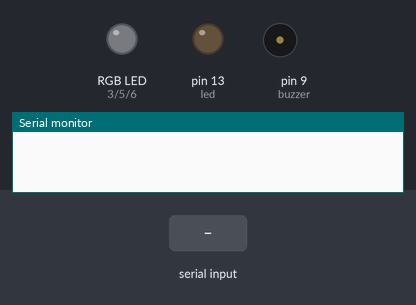
Simulated run of this sketch. Board: Arduino Uno, built with avr-gcc and run on an emulated ATmega328P. On the bench: an RGB LED mixed from three pins (HIGH = lit), output pins drawn as LEDs (lit = HIGH), buzzer (waves = sounding, pin HIGH), the last lines printed to the serial monitor. Inputs (shaded band) come from the test bench. Dim RGB values are drawn brighter than linear.

Above: at 1.2 s.
1.3 s: "RGB,1\n" received over Serial
At 2.5 s:
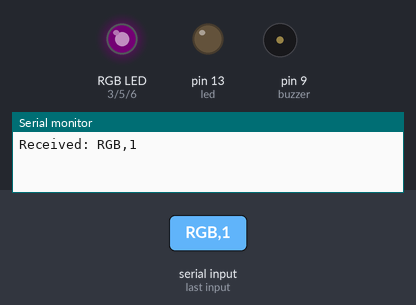
2.8 s: "LED,on\n" received over Serial
At 3.7 s:
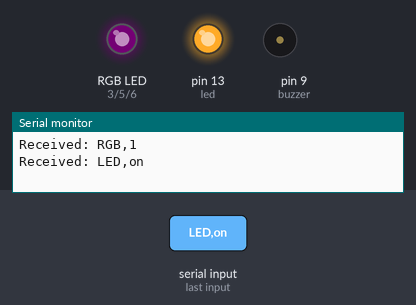
4.3 s: "RGB\n" received over Serial
At 4.7 s:
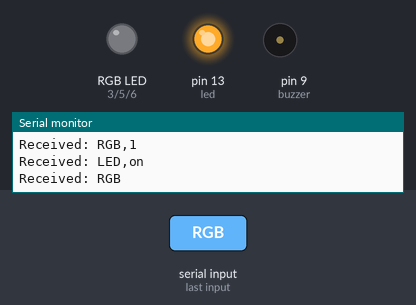
5.8 s: "BUZ,beep\n" received over Serial
At 6.6 s:
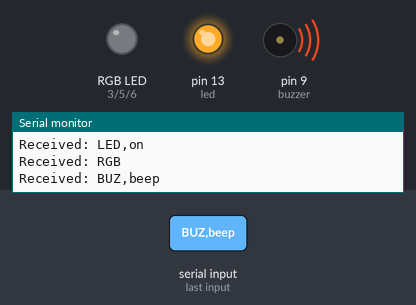
8.3 s: "RGB,150\n" received over Serial
At 9.1 s:
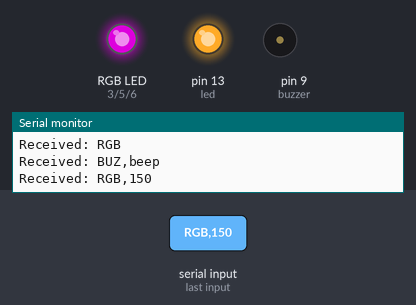
9.8 s: "LED,off\n" received over Serial
At 10.3 s:
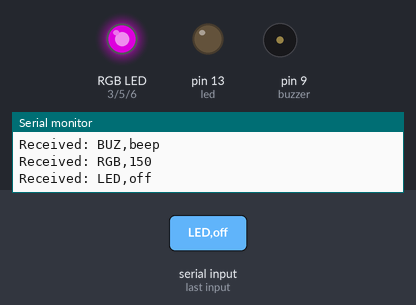
Timing chart, 0 to 12.3 s (numbered marks = the images above; inputs shaded):
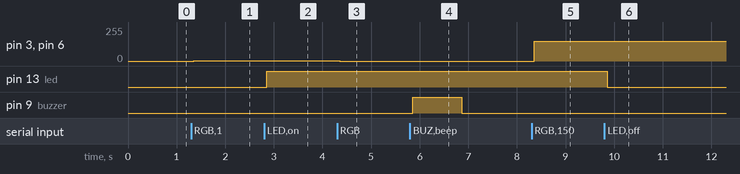

Measured:
- after the input at 1.3 s, pin 3 (r_rgb), pin 6 (b_rgb): 0/255 → 1/255 after 0.06 s
- after the input at 2.8 s, pin 13 (led): LOW → HIGH after 0.06 s
- after the input at 4.3 s, pin 3 (r_rgb), pin 6 (b_rgb): 1/255 → 0/255 after 0.05 s
- after the input at 5.8 s, pin 9 (buzzer): LOW → HIGH after 0.06 s, → LOW 1.0 s later
- after the input at 8.3 s, pin 3 (r_rgb), pin 6 (b_rgb): 0/255 → 150/255 after 0.06 s
- after the input at 9.8 s, pin 13 (led): HIGH → LOW after 0.06 s

The sketch:

L4_extended_gui_for_more_concept.ino
```cpp
const int led = 13; //pin 13
const int r_rgb = 3;
const int g_rgb = 5;
const int b_rgb = 6;
const int buzzer = 9;

void setup() {
  // put your setup code here, to run once:
  pinMode(led, OUTPUT);
  pinMode(r_rgb, OUTPUT);
  pinMode(g_rgb, OUTPUT);
  pinMode(b_rgb, OUTPUT);
  Serial.begin(9600); // Start the serial communication

}

void loop() {
  if (Serial.available() > 0){ //checks if the computer is connected to the arduino
    String data = Serial.readStringUntil('\n');
    delay(50);

    Serial.print("Received: ");
    Serial.println(data);

    // LED Control

    if (data == "LED,on") {
      digitalWrite(led, HIGH);
    }
    else if(data == "LED,off"){
      digitalWrite(led, LOW);
    }

    // RGB Control
    int r,g,b;
    if (data.startsWith("RGB")){
      int first_comma = data.indexOf(',');
      int second_comma = data.indexOf(',', first_comma + 1);
      int third_comma = data.indexOf(',', second_comma + 1);

      r = data.substring(first_comma + 1, second_comma).toInt();
      g = data.substring(second_comma + 1, third_comma).toInt();
      b = data.substring(third_comma + 1).toInt();

      analogWrite(r_rgb, r);
      analogWrite(g_rgb, g);
      analogWrite(b_rgb, b);

    }

    if (data.equals("BUZ,off")){
      analogWrite(buzzer, 0);
    }
    else if (data.equals("BUZ,beep")){
      beep();

    }
    else if (data.equals("BUZ,alarm")){
      analogWrite(buzzer, 255);
    }

  }

}

void beep(){
  analogWrite(buzzer, 255);
  delay(1000);
  analogWrite(buzzer, 0);
  delay(1000);
}

void rgb(int r, int g, int b){
  analogWrite(r_rgb, r);
  analogWrite(g_rgb, g);
  analogWrite(b_rgb, b);
}
```
